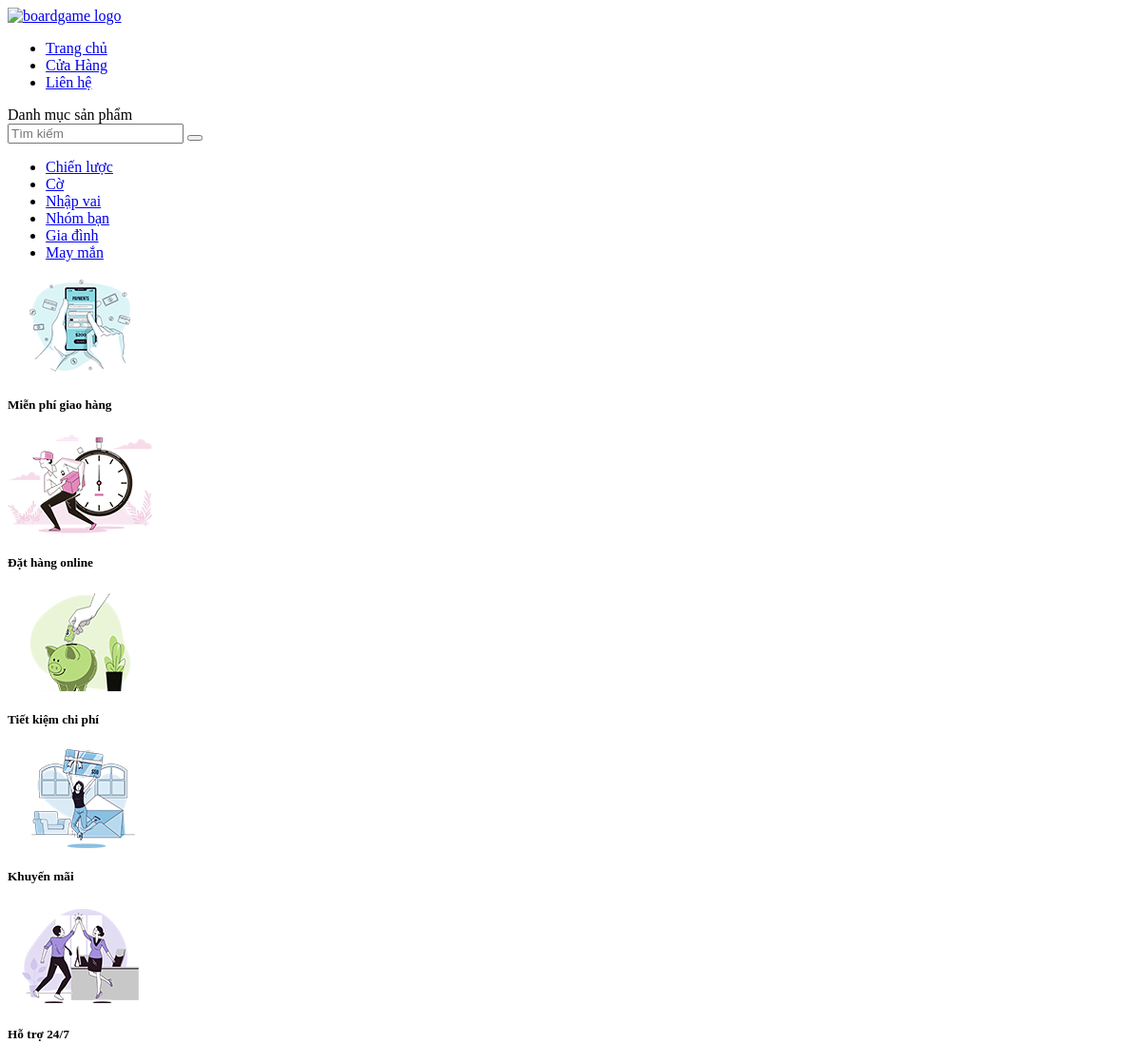
The page /page/header-out.php on the database as committed earlier.
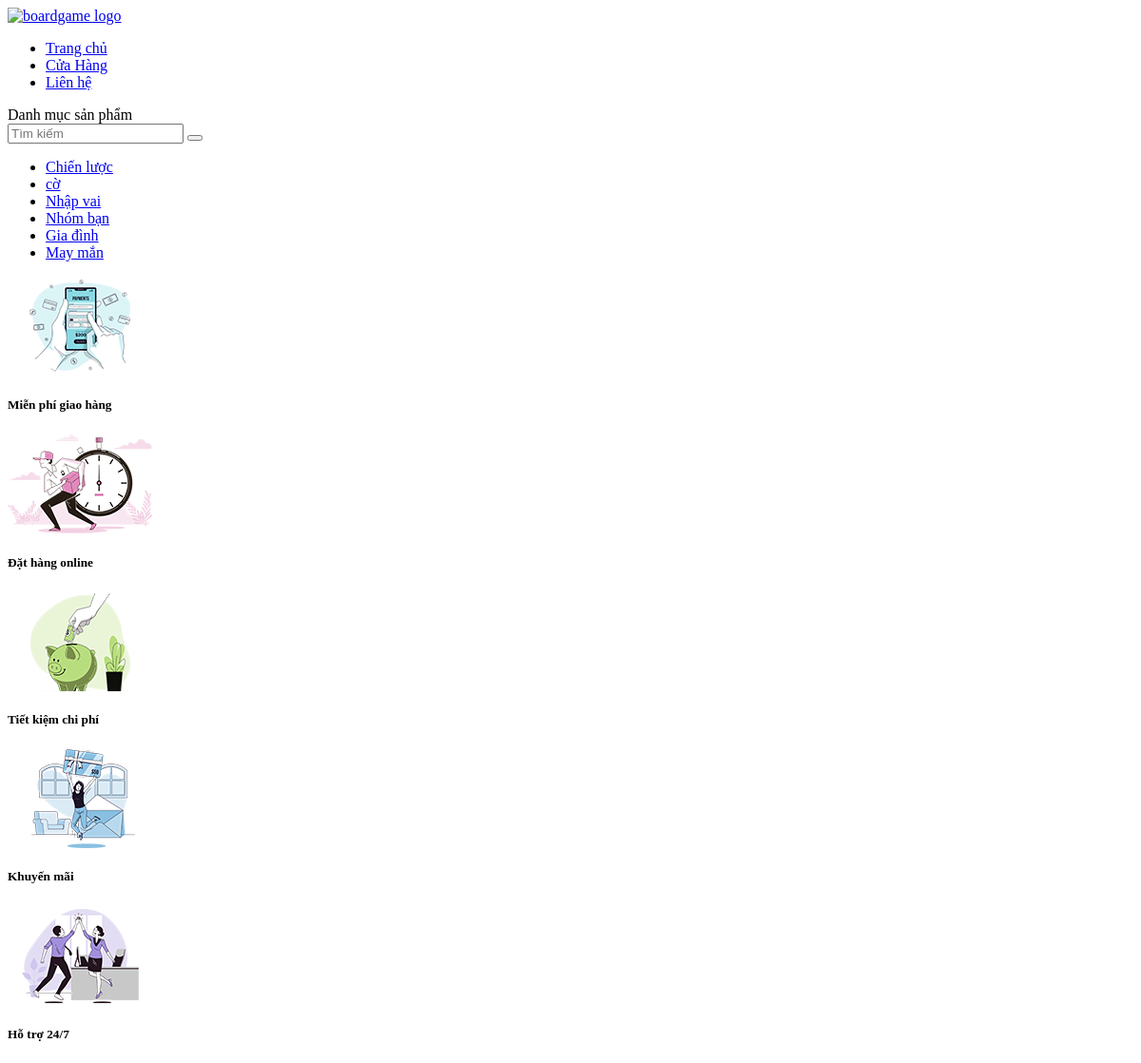
The same page on the database as committed later.
### tables this page shows
CREATE TABLE `tbl_category` (
  `cateid` int(10) NOT NULL,
  `categoryName` varchar(50) NOT NULL
);

### page/header-out.php (the view, shortened to what this page needs)
<body>
    <div class="header">
        <div class="head-container">
            <div class="top-bar">
                <a href="index.php" class="logo">
                    <img src="images/logo image/Logo image.png" alt="boardgame logo">
                </a>
                <ul class="nav-bar">
                    <li><a href="index.php">Trang chủ</a></li>
                    <li><a href="trangsp/trangspchinh/trangspchinh.php">Cửa Hàng</a></li>
                    <li><a href="Lienhe/Lienhe.html">Liên hệ</a></li>
                </ul>
            </div>
        </div>
    </div>
    <div class="border-top">
        <div class="border-container">
            <div class="box-menu">
                <div class="main-text">
                    Danh mục sản phẩm
                </div>
            </div>
            <div class="wrapper">
            <div class="search-input">
                <form action="" method="GET">
                    <input type="text" name="keyword" placeholder="Tìm kiếm">
                    <button type="submit" class="icon"><i class="fas fa-search"></i></button>
                </form>
            </div>
            </div>
        </div>
    </div>
    <div class="menu-list">
        <div class="menu-container">
            <div class="cover">
            <ul class="menu-link none" id="menu-list">
        <?php
        $sql_categories = "SELECT * FROM tbl_category";
        $result_categories = mysqli_query($conn, $sql_categories);
        if (mysqli_num_rows($result_categories) > 0) {
            while ($row_category = mysqli_fetch_assoc($result_categories)) {
                echo "<li><a href='./trangsp/trangspchinh/loaisp.php?cateid=" . $row_category['cateid'] . "'>" . $row_category['categoryName'] . "</a></li>";
            }
        } else {
            echo "<li><a href='#'>Không có danh mục</a></li>";
        }
        ?>
    </ul>
            </div>
        </div>
    </div>
    <div class="feature">
        <div class="ft-cover">
            <div class="ft-box">
                <a><img class="feature-img" src="images/feature images/f1.png" alt=""></a>
                <h5>Miễn phí giao hàng</h5>
            </div>
            <div class="ft-box">
                <a><img class="feature-img" src="images/feature images/f2.png" alt=""></a>
                <h5>Đặt hàng online</h5>
            </div>
            <div class="ft-box">
                <a><img class="feature-img" src="images/feature images/f3.png" alt=""></a>
                <h5>Tiết kiệm chi phí</h5>
            </div>
            <div class="ft-box">
                <a><img class="feature-img" src="images/feature images/f4.png" alt=""></a>
                <h5>Khuyến mãi</h5>
            </div>
            <div class="ft-box">
                <a><img class="feature-img" src="images/feature images/f5.png" alt=""></a>
                <h5>Hỗ trợ 24/7</h5>
            </div>
        </div>
    </div>

Rows that differ between the two databases and show on the page:
changed tbl_category (number 2 of 6 on the later page): categoryName "Cờ" → "cờ"
